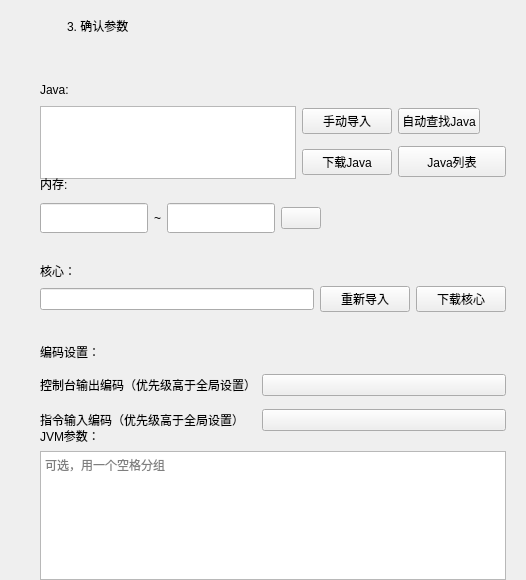
                <widget class="CardWidget" name="shellArchivesSetArgs">
                 <property name="sizePolicy">
                  <sizepolicy hsizetype="Expanding" vsizetype="Fixed">
                   <horstretch>0</horstretch>
                   <verstretch>0</verstretch>
                  </sizepolicy>
                 </property>
                 <property name="minimumSize">
                  <size>
                   <width>0</width>
                   <height>580</height>
                  </size>
                 </property>
                 <property name="maximumSize">
                  <size>
                   <width>16777215</width>
                   <height>580</height>
                  </size>
                 </property>
                 <layout class="QGridLayout" name="gridLayout_24">
                  <item row="0" column="0" rowspan="21">
                   <spacer name="horizontalSpacer_14">
                    <property name="orientation">
                     <enum>Qt::Horizontal</enum>
                    </property>
                    <property name="sizeType">
                     <enum>QSizePolicy::Fixed</enum>
                    </property>
                    <property name="sizeHint" stdset="0">
                     <size>
                      <width>20</width>
                      <height>102</height>
                     </size>
                    </property>
                   </spacer>
                  </item>
                  <item row="5" column="2" colspan="3">
                   <widget class="QWidget" name="shellArchivesSetJavaWidget" native="true">
                    <property name="sizePolicy">
                     <sizepolicy hsizetype="Expanding" vsizetype="Fixed">
                      <horstretch>0</horstretch>
                      <verstretch>0</verstretch>
                     </sizepolicy>
                    </property>
                    <property name="minimumSize">
                     <size>
                      <width>0</width>
                      <height>120</height>
                     </size>
                    </property>
                    <layout class="QGridLayout" name="gridLayout_26">
                     <item row="2" column="2">
                      <widget class="PrimaryPushButton" name="shellArchivesAutoDetectJavaPrimaryPushBtn">
                       <property name="sizePolicy">
                        <sizepolicy hsizetype="Fixed" vsizetype="Fixed">
                         <horstretch>0</horstretch>
                         <verstretch>0</verstretch>
                        </sizepolicy>
                       </property>
                       <property name="cursor">
                        <cursorShape>PointingHandCursor</cursorShape>
                       </property>
                       <property name="text">
                        <string>自动查找Java</string>
                       </property>
                      </widget>
                     </item>
                     <item row="0" column="0">
                      <widget class="SubtitleLabel" name="shellArchivesJavaSubtitleLabel">
                       <property name="sizePolicy">
                        <sizepolicy hsizetype="Fixed" vsizetype="Fixed">
                         <horstretch>0</horstretch>
                         <verstretch>0</verstretch>
                        </sizepolicy>
                       </property>
                       <property name="text">
                        <string>Java:</string>
                       </property>
                      </widget>
                     </item>
                     <item row="3" column="2">
                      <widget class="PushButton" name="shellArchivesJavaListPushBtn">
                       <property name="sizePolicy">
                        <sizepolicy hsizetype="Fixed" vsizetype="Fixed">
                         <horstretch>0</horstretch>
                         <verstretch>0</verstretch>
                        </sizepolicy>
                       </property>
                       <property name="minimumSize">
                        <size>
                         <width>108</width>
                         <height>31</height>
                        </size>
                       </property>
                       <property name="cursor">
                        <cursorShape>PointingHandCursor</cursorShape>
                       </property>
                       <property name="text">
                        <string>Java列表</string>
                       </property>
                      </widget>
                     </item>
                     <item row="2" column="1">
                      <widget class="PrimaryPushButton" name="shellArchivesManuallyAddJavaPrimaryPushBtn">
                       <property name="sizePolicy">
                        <sizepolicy hsizetype="Fixed" vsizetype="Fixed">
                         <horstretch>0</horstretch>
                         <verstretch>0</verstretch>
                        </sizepolicy>
                       </property>
                       <property name="minimumSize">
                        <size>
                         <width>90</width>
                         <height>0</height>
                        </size>
                       </property>
                       <property name="cursor">
                        <cursorShape>PointingHandCursor</cursorShape>
                       </property>
                       <property name="text">
                        <string>手动导入</string>
                       </property>
                      </widget>
                     </item>
                     <item row="3" column="1">
                      <widget class="PrimaryPushButton" name="shellArchivesDownloadJavaPrimaryPushBtn">
                       <property name="sizePolicy">
                        <sizepolicy hsizetype="Fixed" vsizetype="Fixed">
                         <horstretch>0</horstretch>
                         <verstretch>0</verstretch>
                        </sizepolicy>
                       </property>
                       <property name="minimumSize">
                        <size>
                         <width>90</width>
                         <height>0</height>
                        </size>
                       </property>
                       <property name="cursor">
                        <cursorShape>PointingHandCursor</cursorShape>
                       </property>
                       <property name="text">
                        <string>下载Java</string>
                       </property>
                      </widget>
                     </item>
                     <item row="2" column="0" rowspan="2">
                      <widget class="TextEdit" name="shellArchivesJavaTextEdit"/>
                     </item>
                    </layout>
                   </widget>
                  </item>
                  <item row="8" column="2" colspan="3">
                   <widget class="QWidget" name="shellArchivesSetDeEncodingWidget" native="true">
                    <property name="sizePolicy">
                     <sizepolicy hsizetype="Expanding" vsizetype="Fixed">
                      <horstretch>0</horstretch>
                      <verstretch>0</verstretch>
                     </sizepolicy>
                    </property>
                    <property name="minimumSize">
                     <size>
                      <width>0</width>
                      <height>122</height>
                     </size>
                    </property>
                    <property name="maximumSize">
                     <size>
                      <width>16777215</width>
                      <height>122</height>
                     </size>
                    </property>
                    <layout class="QGridLayout" name="gridLayout_27">
                     <item row="2" column="1">
                      <widget class="ComboBox" name="shellArchivesOutputDeEncodingComboBox">
                       <property name="sizePolicy">
                        <sizepolicy hsizetype="Minimum" vsizetype="Fixed">
                         <horstretch>0</horstretch>
                         <verstretch>0</verstretch>
                        </sizepolicy>
                       </property>
                      </widget>
                     </item>
                     <item row="3" column="1">
                      <widget class="ComboBox" name="shellArchivesInputDeEncodingComboBox">
                       <property name="text">
                        <string/>
                       </property>
                      </widget>
                     </item>
                     <item row="2" column="0">
                      <widget class="StrongBodyLabel" name="shellArchivesOutputDeEncodingLabel">
                       <property name="sizePolicy">
                        <sizepolicy hsizetype="Fixed" vsizetype="Fixed">
                         <horstretch>0</horstretch>
                         <verstretch>0</verstretch>
                        </sizepolicy>
                       </property>
                       <property name="text">
                        <string>控制台输出编码（优先级高于全局设置）</string>
                       </property>
                      </widget>
                     </item>
                     <item row="0" column="0">
                      <widget class="SubtitleLabel" name="shellArchivesDeEncodingSubtitleLabel">
                       <property name="sizePolicy">
                        <sizepolicy hsizetype="Fixed" vsizetype="Fixed">
                         <horstretch>0</horstretch>
                         <verstretch>0</verstretch>
                        </sizepolicy>
                       </property>
                       <property name="text">
                        <string>编码设置：</string>
                       </property>
                      </widget>
                     </item>
                     <item row="3" column="0">
                      <widget class="StrongBodyLabel" name="shellArchivesInputDeEncodingLabel">
                       <property name="sizePolicy">
                        <sizepolicy hsizetype="Fixed" vsizetype="Fixed">
                         <horstretch>0</horstretch>
                         <verstretch>0</verstretch>
                        </sizepolicy>
                       </property>
                       <property name="text">
                        <string>指令输入编码（优先级高于全局设置）</string>
                       </property>
                      </widget>
                     </item>
                    </layout>
                   </widget>
                  </item>
                  <item row="9" column="2" colspan="3">
                   <widget class="QWidget" name="shellArchivesSetJVMArgWidget" native="true">
                    <property name="sizePolicy">
                     <sizepolicy hsizetype="Expanding" vsizetype="Expanding">
                      <horstretch>0</horstretch>
                      <verstretch>0</verstretch>
                     </sizepolicy>
                    </property>
                    <property name="minimumSize">
                     <size>
                      <width>0</width>
                      <height>171</height>
                     </size>
                    </property>
                    <property name="maximumSize">
                     <size>
                      <width>16777215</width>
                      <height>171</height>
                     </size>
                    </property>
                    <layout class="QGridLayout" name="gridLayout_25">
                     <item row="1" column="0">
                      <widget class="PlainTextEdit" name="shellArchivesJVMArgPlainTextEdit">
                       <property name="placeholderText">
                        <string>可选，用一个空格分组</string>
                       </property>
                      </widget>
                     </item>
                     <item row="0" column="0">
                      <widget class="SubtitleLabel" name="shellArchivesJVMArgSubtitleLabel">
                       <property name="sizePolicy">
                        <sizepolicy hsizetype="Fixed" vsizetype="Fixed">
                         <horstretch>0</horstretch>
                         <verstretch>0</verstretch>
                        </sizepolicy>
                       </property>
                       <property name="text">
                        <string>JVM参数：</string>
                       </property>
                      </widget>
                     </item>
                    </layout>
                   </widget>
                  </item>
                  <item row="0" column="2">
                   <widget class="PixmapLabel" name="shellArchivesSetArgsStatus">
                    <property name="sizePolicy">
                     <sizepolicy hsizetype="Fixed" vsizetype="Fixed">
                      <horstretch>0</horstretch>
                      <verstretch>0</verstretch>
                     </sizepolicy>
                    </property>
                    <property name="minimumSize">
                     <size>
                      <width>30</width>
                      <height>30</height>
                     </size>
                    </property>
                    <property name="maximumSize">
                     <size>
                      <width>30</width>
                      <height>30</height>
                     </size>
                    </property>
                   </widget>
                  </item>
                  <item row="6" column="2" colspan="3">
                   <widget class="QWidget" name="shellArchivesSetMemWidget" native="true">
                    <property name="sizePolicy">
                     <sizepolicy hsizetype="Expanding" vsizetype="Fixed">
                      <horstretch>0</horstretch>
                      <verstretch>0</verstretch>
                     </sizepolicy>
                    </property>
                    <property name="minimumSize">
                     <size>
                      <width>0</width>
                      <height>85</height>
                     </size>
                    </property>
                    <property name="maximumSize">
                     <size>
                      <width>16777215</width>
                      <height>85</height>
                     </size>
                    </property>
                    <layout class="QGridLayout" name="gridLayout_28">
                     <item row="1" column="1">
                      <widget class="LineEdit" name="shellArchivesMinMemLineEdit">
                       <property name="sizePolicy">
                        <sizepolicy hsizetype="Fixed" vsizetype="Fixed">
                         <horstretch>0</horstretch>
                         <verstretch>0</verstretch>
                        </sizepolicy>
                       </property>
                       <property name="minimumSize">
                        <size>
                         <width>0</width>
                         <height>30</height>
                        </size>
                       </property>
                      </widget>
                     </item>
                     <item row="0" column="1">
                      <widget class="SubtitleLabel" name="shellArchivesMemSubtitleLabel">
                       <property name="sizePolicy">
                        <sizepolicy hsizetype="Fixed" vsizetype="Fixed">
                         <horstretch>0</horstretch>
                         <verstretch>0</verstretch>
                        </sizepolicy>
                       </property>
                       <property name="text">
                        <string>内存:</string>
                       </property>
                      </widget>
                     </item>
                     <item row="1" column="3">
                      <widget class="LineEdit" name="shellArchivesMaxMemLineEdit">
                       <property name="sizePolicy">
                        <sizepolicy hsizetype="Fixed" vsizetype="Fixed">
                         <horstretch>0</horstretch>
                         <verstretch>0</verstretch>
                        </sizepolicy>
                       </property>
                       <property name="minimumSize">
                        <size>
                         <width>0</width>
                         <height>30</height>
                        </size>
                       </property>
                      </widget>
                     </item>
                     <item row="1" column="2">
                      <widget class="SubtitleLabel" name="shellArchivesToSymbol">
                       <property name="sizePolicy">
                        <sizepolicy hsizetype="Fixed" vsizetype="Preferred">
                         <horstretch>0</horstretch>
                         <verstretch>0</verstretch>
                        </sizepolicy>
                       </property>
                       <property name="text">
                        <string>~</string>
                       </property>
                      </widget>
                     </item>
                     <item row="1" column="5">
                      <spacer name="shellArchivesMemSpacer">
                       <property name="orientation">
                        <enum>Qt::Horizontal</enum>
                       </property>
                       <property name="sizeHint" stdset="0">
                        <size>
                         <width>40</width>
                         <height>20</height>
                        </size>
                       </property>
                      </spacer>
                     </item>
                     <item row="1" column="4">
                      <widget class="ComboBox" name="shellArchivesMemUnitComboBox"/>
                     </item>
                    </layout>
                   </widget>
                  </item>
                  <item row="0" column="3">
                   <widget class="SubtitleLabel" name="shellArchivesSetArgsTitle">
                    <property name="sizePolicy">
                     <sizepolicy hsizetype="Minimum" vsizetype="Fixed">
                      <horstretch>0</horstretch>
                      <verstretch>0</verstretch>
                     </sizepolicy>
                    </property>
                    <property name="text">
                     <string>3. 确认参数</string>
                    </property>
                   </widget>
                  </item>
                  <item row="7" column="2" colspan="3">
                   <widget class="QWidget" name="shellArchivesSetCoreWidget" native="true">
                    <property name="sizePolicy">
                     <sizepolicy hsizetype="Expanding" vsizetype="Fixed">
                      <horstretch>0</horstretch>
                      <verstretch>0</verstretch>
                     </sizepolicy>
                    </property>
                    <layout class="QGridLayout" name="gridLayout_31">
                     <item row="1" column="3">
                      <widget class="PrimaryPushButton" name="shellArchivesDownloadCorePrimaryPushBtn">
                       <property name="sizePolicy">
                        <sizepolicy hsizetype="Fixed" vsizetype="Fixed">
                         <horstretch>0</horstretch>
                         <verstretch>0</verstretch>
                        </sizepolicy>
                       </property>
                       <property name="minimumSize">
                        <size>
                         <width>90</width>
                         <height>0</height>
                        </size>
                       </property>
                       <property name="text">
                        <string>下载核心</string>
                       </property>
                      </widget>
                     </item>
                     <item row="0" column="1">
                      <widget class="SubtitleLabel" name="shellArchivesCoreSubtitleLabel">
                       <property name="sizePolicy">
                        <sizepolicy hsizetype="Fixed" vsizetype="Fixed">
                         <horstretch>0</horstretch>
                         <verstretch>0</verstretch>
                        </sizepolicy>
                       </property>
                       <property name="text">
                        <string>核心：</string>
                       </property>
                      </widget>
                     </item>
                     <item row="1" column="1">
                      <widget class="LineEdit" name="shellArchivesCoreLineEdit"/>
                     </item>
                     <item row="1" column="2">
                      <widget class="PrimaryPushButton" name="shellArchivesManuallyAddCorePrimaryPushBtn">
                       <property name="sizePolicy">
                        <sizepolicy hsizetype="Fixed" vsizetype="Fixed">
                         <horstretch>0</horstretch>
                         <verstretch>0</verstretch>
                        </sizepolicy>
                       </property>
                       <property name="minimumSize">
                        <size>
                         <width>90</width>
                         <height>0</height>
                        </size>
                       </property>
                       <property name="text">
                        <string>重新导入</string>
                       </property>
                      </widget>
                     </item>
                    </layout>
                   </widget>
                  </item>
                 </layout>
                </widget>
